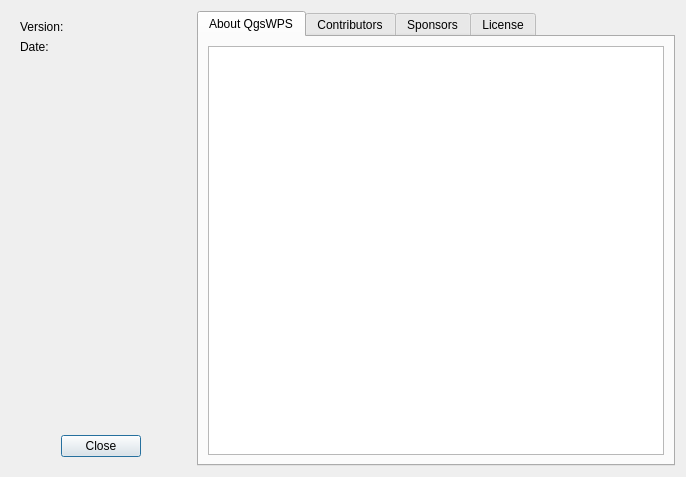
<?xml version="1.0" encoding="UTF-8"?>
<ui version="4.0">
 <class>dlgAbout</class>
 <widget class="QDialog" name="dlgAbout">
  <property name="geometry">
   <rect>
    <x>0</x>
    <y>0</y>
    <width>686</width>
    <height>477</height>
   </rect>
  </property>
  <property name="windowTitle">
   <string>About QgsWPS</string>
  </property>
  <layout class="QGridLayout" name="gridLayout">
   <item row="0" column="0">
    <widget class="QWidget" name="widget" native="true">
     <property name="minimumSize">
      <size>
       <width>0</width>
       <height>0</height>
      </size>
     </property>
     <property name="maximumSize">
      <size>
       <width>180</width>
       <height>16777215</height>
      </size>
     </property>
     <layout class="QVBoxLayout" name="verticalLayout">
      <item>
       <widget class="QLabel" name="lblVersion">
        <property name="maximumSize">
         <size>
          <width>16777215</width>
          <height>14</height>
         </size>
        </property>
        <property name="text">
         <string>Version:</string>
        </property>
       </widget>
      </item>
      <item>
       <widget class="QLabel" name="lblDate">
        <property name="maximumSize">
         <size>
          <width>16777215</width>
          <height>14</height>
         </size>
        </property>
        <property name="text">
         <string>Date:</string>
        </property>
       </widget>
      </item>
      <item>
       <spacer name="verticalSpacer">
        <property name="orientation">
         <enum>Qt::Vertical</enum>
        </property>
        <property name="sizeHint" stdset="0">
         <size>
          <width>20</width>
          <height>40</height>
         </size>
        </property>
       </spacer>
      </item>
      <item>
       <widget class="QDialogButtonBox" name="buttonBox">
        <property name="maximumSize">
         <size>
          <width>200</width>
          <height>16777215</height>
         </size>
        </property>
        <property name="orientation">
         <enum>Qt::Horizontal</enum>
        </property>
        <property name="standardButtons">
         <set>QDialogButtonBox::Close</set>
        </property>
        <property name="centerButtons">
         <bool>true</bool>
        </property>
       </widget>
      </item>
     </layout>
    </widget>
   </item>
   <item row="0" column="1">
    <widget class="QTabWidget" name="tabWidget">
     <property name="currentIndex">
      <number>0</number>
     </property>
     <widget class="QWidget" name="tab">
      <attribute name="title">
       <string>About QgsWPS</string>
      </attribute>
      <layout class="QGridLayout" name="gridLayout_2">
       <item row="0" column="0">
        <widget class="QTextEdit" name="memAbout">
         <property name="undoRedoEnabled">
          <bool>false</bool>
         </property>
         <property name="readOnly">
          <bool>true</bool>
         </property>
         <property name="textInteractionFlags">
          <set>Qt::LinksAccessibleByMouse|Qt::TextSelectableByMouse</set>
         </property>
        </widget>
       </item>
      </layout>
     </widget>
     <widget class="QWidget" name="tab_3">
      <attribute name="title">
       <string>Contributors</string>
      </attribute>
      <layout class="QGridLayout" name="gridLayout_3">
       <item row="0" column="0">
        <widget class="QTextEdit" name="memContrib">
         <property name="undoRedoEnabled">
          <bool>false</bool>
         </property>
         <property name="readOnly">
          <bool>true</bool>
         </property>
         <property name="textInteractionFlags">
          <set>Qt::LinksAccessibleByMouse|Qt::TextSelectableByMouse</set>
         </property>
        </widget>
       </item>
      </layout>
     </widget>
     <widget class="QWidget" name="tab_4">
      <attribute name="title">
       <string>Sponsors</string>
      </attribute>
      <layout class="QGridLayout" name="gridLayout_5">
       <item row="0" column="0">
        <widget class="QTextEdit" name="memSponsoring">
         <property name="undoRedoEnabled">
          <bool>false</bool>
         </property>
         <property name="readOnly">
          <bool>true</bool>
         </property>
         <property name="textInteractionFlags">
          <set>Qt::LinksAccessibleByMouse|Qt::TextSelectableByMouse</set>
         </property>
        </widget>
       </item>
      </layout>
     </widget>
     <widget class="QWidget" name="tab_2">
      <attribute name="title">
       <string>License</string>
      </attribute>
      <layout class="QGridLayout" name="gridLayout_4">
       <item row="0" column="0">
        <widget class="QTextEdit" name="memAcknowl">
         <property name="undoRedoEnabled">
          <bool>false</bool>
         </property>
         <property name="readOnly">
          <bool>true</bool>
         </property>
         <property name="textInteractionFlags">
          <set>Qt::LinksAccessibleByMouse|Qt::TextSelectableByMouse</set>
         </property>
        </widget>
       </item>
      </layout>
     </widget>
    </widget>
   </item>
  </layout>
 </widget>
 <resources/>
 <connections>
  <connection>
   <sender>buttonBox</sender>
   <signal>accepted()</signal>
   <receiver>dlgAbout</receiver>
   <slot>accept()</slot>
   <hints>
    <hint type="sourcelabel">
     <x>248</x>
     <y>254</y>
    </hint>
    <hint type="destinationlabel">
     <x>157</x>
     <y>274</y>
    </hint>
   </hints>
  </connection>
  <connection>
   <sender>buttonBox</sender>
   <signal>rejected()</signal>
   <receiver>dlgAbout</receiver>
   <slot>reject()</slot>
   <hints>
    <hint type="sourcelabel">
     <x>316</x>
     <y>260</y>
    </hint>
    <hint type="destinationlabel">
     <x>286</x>
     <y>274</y>
    </hint>
   </hints>
  </connection>
 </connections>
</ui>
